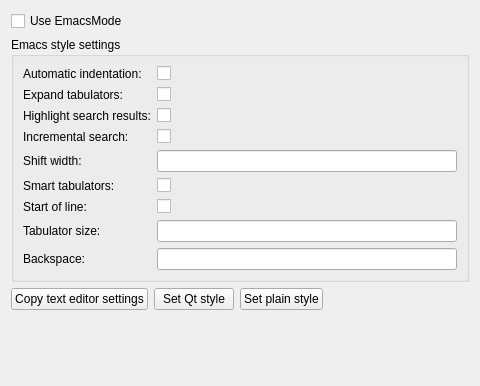
<?xml version="1.0" encoding="UTF-8"?>
<ui version="4.0">
 <class>EmacsModeOptionPage</class>
 <widget class="QWidget" name="EmacsModeOptionPage">
  <property name="geometry">
   <rect>
    <x>0</x>
    <y>0</y>
    <width>480</width>
    <height>386</height>
   </rect>
  </property>
  <layout class="QVBoxLayout" name="verticalLayout">
   <item>
    <widget class="QCheckBox" name="checkBoxUseEmacsMode">
     <property name="text">
      <string>Use EmacsMode</string>
     </property>
    </widget>
   </item>
   <item>
    <widget class="QGroupBox" name="groupBox">
     <property name="title">
      <string>Emacs style settings</string>
     </property>
     <layout class="QGridLayout" name="gridLayout">
      <item row="2" column="0">
       <widget class="QLabel" name="labelExpandTab">
        <property name="toolTip">
         <string>vim's &quot;expandtab&quot; option</string>
        </property>
        <property name="text">
         <string>Expand tabulators:</string>
        </property>
       </widget>
      </item>
      <item row="2" column="1">
       <widget class="QCheckBox" name="checkBoxExpandTab">
        <property name="text">
         <string/>
        </property>
       </widget>
      </item>
      <item row="3" column="0">
       <widget class="QLabel" name="labelHlSearch">
        <property name="text">
         <string>Highlight search results:</string>
        </property>
       </widget>
      </item>
      <item row="3" column="1">
       <widget class="QCheckBox" name="checkBoxHlSearch">
        <property name="text">
         <string/>
        </property>
       </widget>
      </item>
      <item row="5" column="0">
       <widget class="QLabel" name="labelShiftWidth">
        <property name="text">
         <string>Shift width:</string>
        </property>
       </widget>
      </item>
      <item row="5" column="1">
       <widget class="QLineEdit" name="lineEditShiftWidth"/>
      </item>
      <item row="6" column="0">
       <widget class="QLabel" name="labelSmartTab">
        <property name="text">
         <string>Smart tabulators:</string>
        </property>
       </widget>
      </item>
      <item row="6" column="1">
       <widget class="QCheckBox" name="checkBoxSmartTab">
        <property name="text">
         <string/>
        </property>
       </widget>
      </item>
      <item row="7" column="0">
       <widget class="QLabel" name="labelStartOfLine">
        <property name="text">
         <string>Start of line:</string>
        </property>
       </widget>
      </item>
      <item row="7" column="1">
       <widget class="QCheckBox" name="checkBoxStartOfLine">
        <property name="text">
         <string/>
        </property>
       </widget>
      </item>
      <item row="8" column="0">
       <widget class="QLabel" name="label_2">
        <property name="toolTip">
         <string>vim's &quot;tabstop&quot; option</string>
        </property>
        <property name="text">
         <string>Tabulator size:</string>
        </property>
       </widget>
      </item>
      <item row="8" column="1">
       <widget class="QLineEdit" name="lineEditTabStop"/>
      </item>
      <item row="9" column="0">
       <widget class="QLabel" name="labelBackspace">
        <property name="text">
         <string>Backspace:</string>
        </property>
       </widget>
      </item>
      <item row="9" column="1">
       <widget class="QLineEdit" name="lineEditBackspace"/>
      </item>
      <item row="0" column="1">
       <widget class="QCheckBox" name="checkBoxAutoIndent">
        <property name="text">
         <string/>
        </property>
       </widget>
      </item>
      <item row="0" column="0">
       <widget class="QLabel" name="labelAutoIndent">
        <property name="toolTip">
         <string>VIM's &quot;autoindent&quot; option</string>
        </property>
        <property name="text">
         <string>Automatic indentation:</string>
        </property>
       </widget>
      </item>
      <item row="4" column="0">
       <widget class="QLabel" name="labelIncSearch">
        <property name="text">
         <string>Incremental search:</string>
        </property>
       </widget>
      </item>
      <item row="4" column="1">
       <widget class="QCheckBox" name="checkBoxIncSearch">
        <property name="text">
         <string/>
        </property>
       </widget>
      </item>
     </layout>
    </widget>
   </item>
   <item>
    <layout class="QHBoxLayout" name="horizontalLayout">
     <item>
      <widget class="QPushButton" name="pushButtonCopyTextEditorSettings">
       <property name="text">
        <string>Copy text editor settings</string>
       </property>
      </widget>
     </item>
     <item>
      <widget class="QPushButton" name="pushButtonSetQtStyle">
       <property name="text">
        <string>Set Qt style</string>
       </property>
      </widget>
     </item>
     <item>
      <widget class="QPushButton" name="pushButtonSetPlainStyle">
       <property name="text">
        <string>Set plain style</string>
       </property>
      </widget>
     </item>
     <item>
      <spacer name="horizontalSpacer">
       <property name="orientation">
        <enum>Qt::Horizontal</enum>
       </property>
       <property name="sizeHint" stdset="0">
        <size>
         <width>40</width>
         <height>20</height>
        </size>
       </property>
      </spacer>
     </item>
    </layout>
   </item>
   <item>
    <spacer name="verticalSpacer">
     <property name="orientation">
      <enum>Qt::Vertical</enum>
     </property>
     <property name="sizeHint" stdset="0">
      <size>
       <width>20</width>
       <height>1</height>
      </size>
     </property>
    </spacer>
   </item>
  </layout>
 </widget>
 <resources/>
 <connections/>
</ui>
